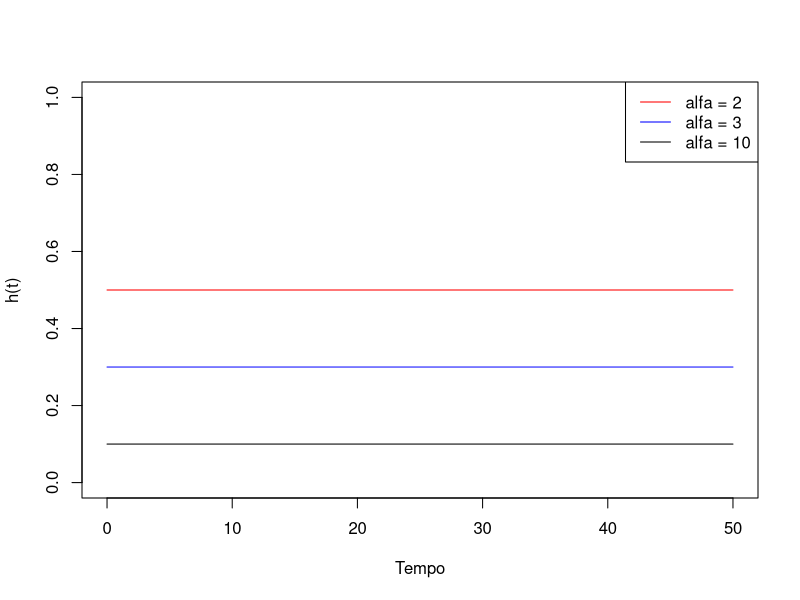
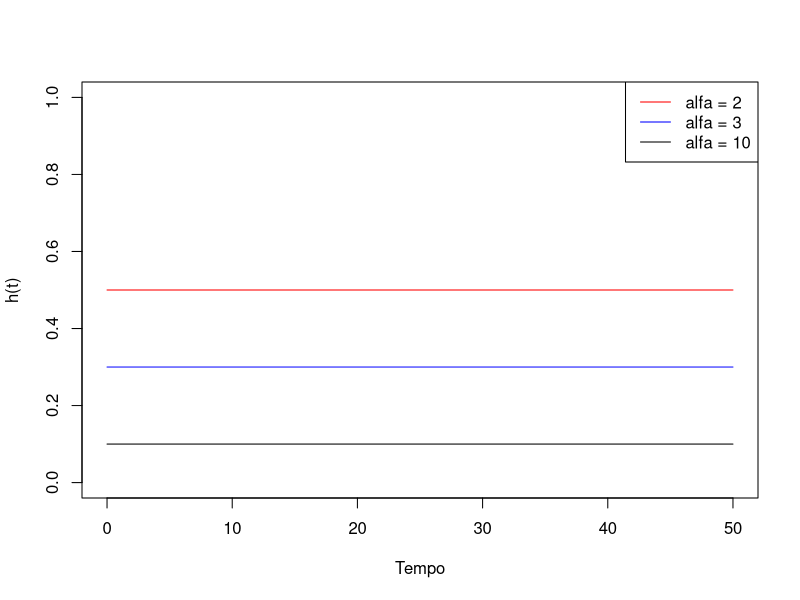
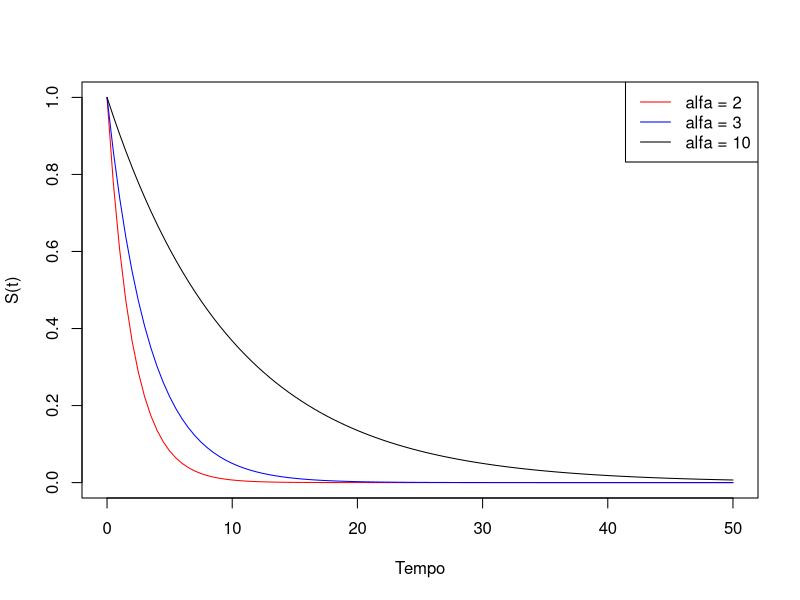
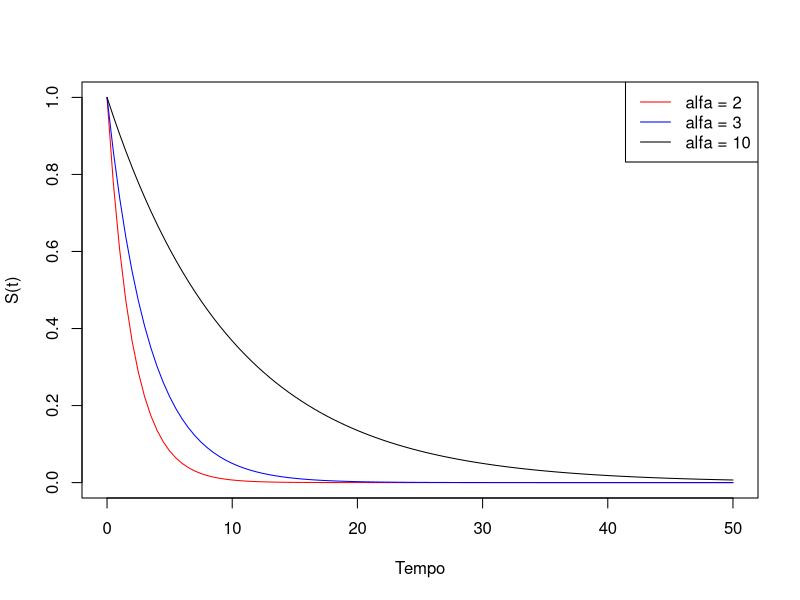
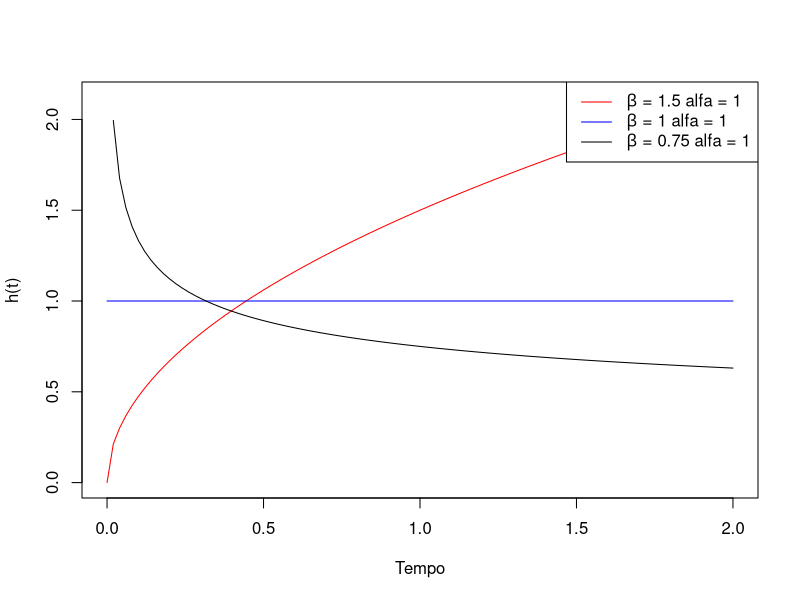
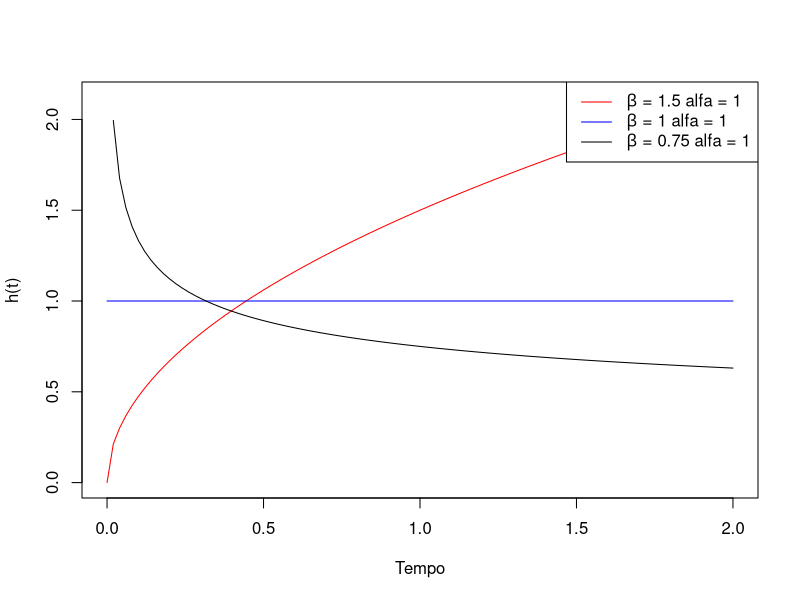
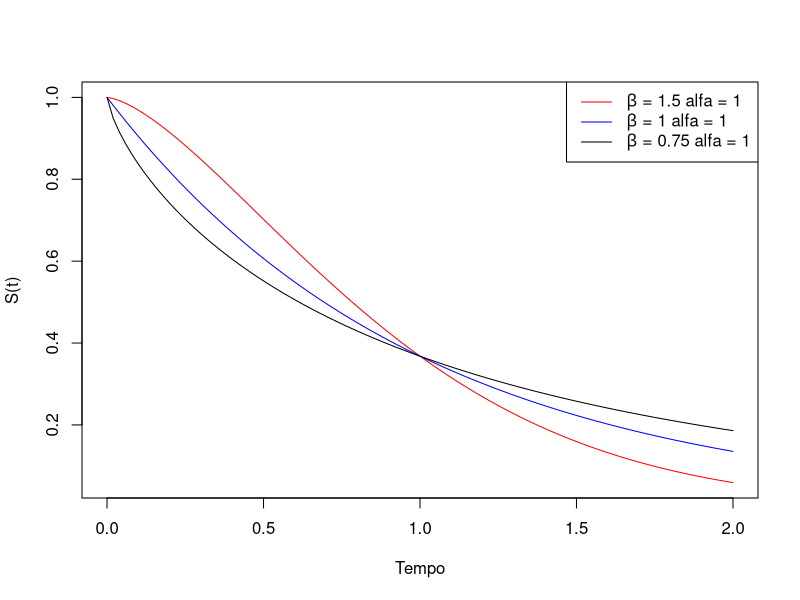
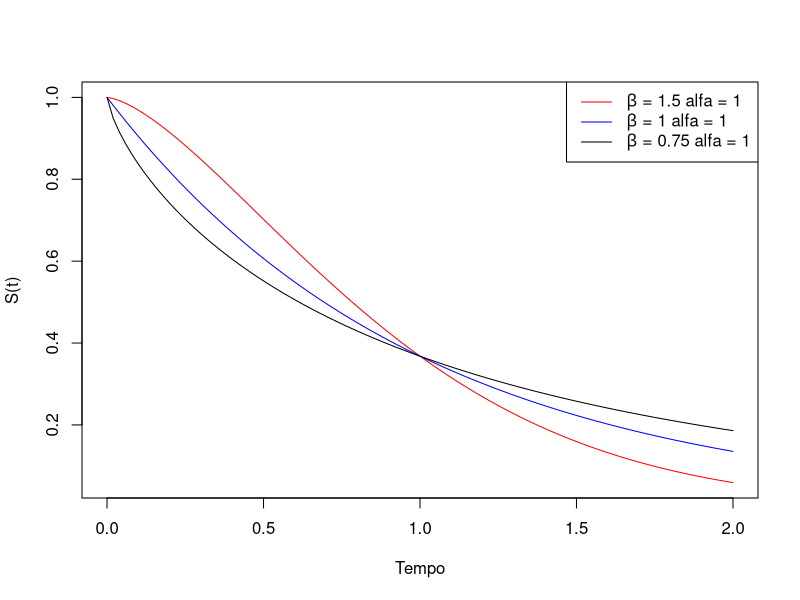

Generate these figures, in order, with R:
## ---- chunk 1
#| echo: true
#| fig-width: 10
#| fig-height: 4.5
expHaz <- function(x, rate) { 
  dexp(x, rate=rate)/
    pexp(x, rate=rate, lower.tail=F)
}
curve(expHaz(x, rate=0.5), from=0, to=50,
      ylab="h(t)", xlab="Tempo", 
      col="red", ylim=c(0,1))
curve(expHaz(x, rate=0.3), from=0, to=50, 
      ylab="h(t)", xlab="Tempo",
      col="blue", add = T)
curve(expHaz(x, rate=0.1), from=0, to=50,
      ylab="h(t)", xlab="Tempo", 
      col="black", add=T)
legend("topright", 
       legend = c(expression(paste(alfa, " = ", 2)),
                  expression(paste(alfa, " = ", 3)),
                  expression(paste(alfa, " = ", 10))),
                   lty=1, col = c("red","blue","black"))
## ---- chunk 2
#| echo: false
#| fig-width: 10
#| fig-height: 4.5
expHaz <- function(x, rate) { 
  dexp(x, rate=rate)/
    pexp(x, rate=rate, lower.tail=F)
}
curve(expHaz(x, rate=0.5), from=0, to=50,
      ylab="h(t)", xlab="Tempo", 
      col="red", ylim=c(0,1))
curve(expHaz(x, rate=0.3), from=0, to=50, 
      ylab="h(t)", xlab="Tempo",
      col="blue", add = T)
curve(expHaz(x, rate=0.1), from=0, to=50,
      ylab="h(t)", xlab="Tempo", 
      col="black", add=T)
legend("topright", 
       legend = c(expression(paste(alfa, " = ", 2)),
                  expression(paste(alfa, " = ", 3)),
                  expression(paste(alfa, " = ", 10))),
                   lty=1, col = c("red","blue","black"))
## ---- chunk 3
#| echo: true
#| fig-width: 10
#| fig-height: 4.5
expSurv <- function(x, rate) { 
  pexp(x, rate=rate, lower.tail=F)
}
curve(expSurv(x, rate=0.5), from=0, to=50,
      ylab="S(t)", xlab="Tempo", col="red")
curve(expSurv(x, rate=0.3), from=0, to=50,
      ylab="S(t)", xlab="Tempo", col="blue", add=T)
curve(expSurv(x, rate=0.1), from=0, to=50,
      ylab="S(t)", xlab="Tempo", col="black", add=T)
legend("topright", 
       legend = c(expression(paste(alfa, " = ", 2)),
                  expression(paste(alfa, " = ", 3)),
                  expression(paste(alfa, " = ", 10))),
       lty=1, col = c("red","blue","black"))
## ---- chunk 4
#| echo: false
#| fig-width: 10
#| fig-height: 4.5
expSurv <- function(x, rate) { 
  pexp(x, rate=rate, lower.tail=F)
}
curve(expSurv(x, rate=0.5), from=0, to=50,
      ylab="S(t)", xlab="Tempo", col="red")
curve(expSurv(x, rate=0.3), from=0, to=50,
      ylab="S(t)", xlab="Tempo", col="blue", add=T)
curve(expSurv(x, rate=0.1), from=0, to=50,
      ylab="S(t)", xlab="Tempo", col="black", add=T)
legend("topright", 
       legend = c(expression(paste(alfa, " = ", 2)),
                  expression(paste(alfa, " = ", 3)),
                  expression(paste(alfa, " = ", 10))),
       lty=1, col = c("red","blue","black"))
## ---- chunk 5
#| echo: true
#| fig-width: 10
#| fig-height: 4.5
weibHaz <- function(x, shape, scale) { 
  dweibull(x, shape=shape, scale=scale)/
  pweibull(x, shape=shape, scale=scale,
           lower.tail=F)
}
curve(weibHaz(x, shape=1.5, scale=1), 
      from=0, to=2,
      ylab="h(t)", xlab="Tempo", col="red")
curve(weibHaz(x, shape=1, scale=1), 
      from=0, to=2, 
      ylab="h(t)", xlab="Tempo", col="blue", 
      add = T)
curve(weibHaz(x, shape=0.75, scale=1), 
      from=0, to=2,
      ylab="h(t)", xlab="Tempo", col="black", 
      add=T)
legend("topright", 
   legend = c(expression(paste(beta, " = ", 1.5," ",
                                   alfa, " = ", 1)),
              expression(paste(beta, " = ", 1," ",
                                    alfa, " = ", 1)),
              expression(paste(beta, " = ", 0.75," ",
                                    alfa, " = ", 1))),
       lty=1, col = c("red","blue","black"))
## ---- chunk 6
#| echo: false
#| fig-width: 10
#| fig-height: 4.5
weibHaz <- function(x, shape, scale) { 
  dweibull(x, shape=shape, scale=scale)/
  pweibull(x, shape=shape, scale=scale,
           lower.tail=F)
}
curve(weibHaz(x, shape=1.5, scale=1), 
      from=0, to=2,
      ylab="h(t)", xlab="Tempo", col="red")
curve(weibHaz(x, shape=1, scale=1), 
      from=0, to=2, 
      ylab="h(t)", xlab="Tempo", col="blue", 
      add = T)
curve(weibHaz(x, shape=0.75, scale=1), 
      from=0, to=2,
      ylab="h(t)", xlab="Tempo", col="black", 
      add=T)
legend("topright", 
   legend = c(expression(paste(beta, " = ", 1.5," ",
                                   alfa, " = ", 1)),
              expression(paste(beta, " = ", 1," ",
                                    alfa, " = ", 1)),
              expression(paste(beta, " = ", 0.75," ",
                                    alfa, " = ", 1))),
       lty=1, col = c("red","blue","black"))
## ---- chunk 7
#| echo: true
#| fig-width: 10
#| fig-height: 4.5
weibSurv <- function(x, shape, scale) {
  pweibull(x, shape=shape, scale=scale,
           lower.tail=F)
}
curve(weibSurv(x, shape=1.5, scale=1), from=0, to=2,
      ylab="S(t)", xlab="Tempo", col="red")
curve(weibSurv(x, shape=1, scale=1), from=0, to=2,
      ylab="S(t)", xlab="Tempo", col="blue", add=T)
curve(weibSurv(x, shape=0.75, scale=1), from=0, to=2,
      ylab="S(t)", xlab="Tempo", col="black", add=T)
legend("topright", 
       legend = c(expression(paste(beta, " = ", 1.5," ",
                                       alfa, " = ", 1)),                                    expression(paste(beta, " = ", 1," ",
                                       alfa, " = ", 1)),
         expression(paste(beta, " = ", 0.75," ",
                                      alfa, " = ", 1))),
       lty=1, col = c("red","blue","black"))
## ---- chunk 8
#| echo: false
#| fig-width: 10
#| fig-height: 4.5
weibSurv <- function(x, shape, scale) {
  pweibull(x, shape=shape, scale=scale,
           lower.tail=F)
}
curve(weibSurv(x, shape=1.5, scale=1), from=0, to=2,
      ylab="S(t)", xlab="Tempo", col="red")
curve(weibSurv(x, shape=1, scale=1), from=0, to=2,
      ylab="S(t)", xlab="Tempo", col="blue", add=T)
curve(weibSurv(x, shape=0.75, scale=1), from=0, to=2,
      ylab="S(t)", xlab="Tempo", col="black", add=T)
legend("topright", 
       legend = c(expression(paste(beta, " = ", 1.5," ",
                                       alfa, " = ", 1)),                                    expression(paste(beta, " = ", 1," ",
                                       alfa, " = ", 1)),
         expression(paste(beta, " = ", 0.75," ",
                                      alfa, " = ", 1))),
       lty=1, col = c("red","blue","black"))
## ---- chunk 9
#| echo: true
#| fig-width: 10
#| fig-height: 4.5
logHaz <- function(x, meanlog, sdlog) {
  dlnorm(x, meanlog=meanlog, sdlog=sdlog)/
  plnorm(x, meanlog=meanlog, sdlog=sdlog, 
         lower.tail=F)
}
curve(logHaz(x, meanlog=0, sdlog=0.5), from=0, to=log(80),
      ylab="h(t)", xlab="log(Tempo)", 
      col="red", ylim=c(0,3.0))
curve(logHaz(x, meanlog=1, sdlog=0.7), from=0, to=log(80),
      ylab="h(t)", xlab="Log(Tempo)", 
      col="blue", add=T)
curve(logHaz(x, meanlog=1, sdlog=1.0), from=0, to=log(80),
      ylab="h(t)", xlab="Log(Tempo)", 
      col="black", add=T)
legend("topright", c("lnorm(0,0.5)", "lnorm(1,0.7)", 
                     "lnorm(1,1)"), lty=1, 
       col = c("red","blue","black"))
## ---- chunk 10
#| echo: false
#| fig-width: 10
#| fig-height: 4.5
logHaz <- function(x, meanlog, sdlog) {
  dlnorm(x, meanlog=meanlog, sdlog=sdlog)/
  plnorm(x, meanlog=meanlog, sdlog=sdlog, 
         lower.tail=F)
}
curve(logHaz(x, meanlog=0, sdlog=0.5), from=0, to=log(80),
      ylab="h(t)", xlab="log(Tempo)", 
      col="red", ylim=c(0,3.0))
curve(logHaz(x, meanlog=1, sdlog=0.7), from=0, to=log(80),
      ylab="h(t)", xlab="Log(Tempo)", 
      col="blue", add=T)
curve(logHaz(x, meanlog=1, sdlog=1.0), from=0, to=log(80),
      ylab="h(t)", xlab="Log(Tempo)", 
      col="black", add=T)
legend("topright", c("lnorm(0,0.5)", "lnorm(1,0.7)", 
                     "lnorm(1,1)"), lty=1, 
       col = c("red","blue","black"))
## ---- chunk 11
#| echo: true
#| fig-width: 10
#| fig-height: 4.5
logSurv <- function(x, meanlog, sdlog) {
  plnorm(x, meanlog=meanlog, sdlog=sdlog, 
         lower.tail=F)
}
curve(logSurv(x, meanlog=0, sdlog=0.5), 
      from=0, to=log(80),
      ylab="S(t)", xlab="Log(Tempo)",
      col="red")
curve(logSurv(x, meanlog=1, sdlog=0.7), 
      from=0, to=log(80),
      ylab="S(t)", xlab="Log(Tempo)", 
      col="blue", add=T)
curve(logSurv(x, meanlog=1, sdlog=1.0),
      from=0, to=log(80),
      ylab="S(t)", xlab="Log(Tempo)",
      col="black", add=T)
legend("topright", c("lnorm(0,0.5)", 
                     "lnorm(1,0.7)", 
                     "lnorm(1,1)"),
       lty=1, col = c("red","blue","black"))
## ---- chunk 12
#| echo: false
#| fig-width: 10
#| fig-height: 4.5
logSurv <- function(x, meanlog, sdlog) {
  plnorm(x, meanlog=meanlog, sdlog=sdlog, 
         lower.tail=F)
}
curve(logSurv(x, meanlog=0, sdlog=0.5), 
      from=0, to=log(80),
      ylab="S(t)", xlab="Log(Tempo)",
      col="red")
curve(logSurv(x, meanlog=1, sdlog=0.7), 
      from=0, to=log(80),
      ylab="S(t)", xlab="Log(Tempo)", 
      col="blue", add=T)
curve(logSurv(x, meanlog=1, sdlog=1.0),
      from=0, to=log(80),
      ylab="S(t)", xlab="Log(Tempo)",
      col="black", add=T)
legend("topright", c("lnorm(0,0.5)", 
                     "lnorm(1,0.7)", 
                     "lnorm(1,1)"),
       lty=1, col = c("red","blue","black"))
## ---- chunk 13
#| echo: true
#| fig-width: 10
#| fig-height: 4.5

llogisHaz <- function(x, alfa, beta) {
  haz <- beta/alfa*(x/alfa)^(beta-1)/(1+(x/alfa)^beta)  
}
curve(llogisHaz(x, alfa=1, beta=0.5), from=0, to=log(80),
      ylab="h(t)", xlab="Log(Tempo)", col="red")
curve(llogisHaz(x, alfa=1., beta=1), from=0, to=log(80),
      ylab="h(t)", xlab="Log(Tempo)", col="blue", add=T)
curve(llogisHaz(x, alfa=1., beta=3), from=0, to=log(80),
      ylab="h(t)", xlab="Log(Tempo)", col="black", add=T)
legend("topright", c("llogis(1, 0.5)", "llogis(1,1)",
                     "llogis(1,3)"),
       lty=1, col = c("red","blue","black"))
## ---- chunk 14
#| echo: false
#| fig-width: 10
#| fig-height: 4.5

llogisHaz <- function(x, alfa, beta) {
  haz <- beta/alfa*(x/alfa)^(beta-1)/(1+(x/alfa)^beta)  
}
curve(llogisHaz(x, alfa=1, beta=0.5), from=0, to=log(80),
      ylab="h(t)", xlab="Log(Tempo)", col="red")
curve(llogisHaz(x, alfa=1., beta=1), from=0, to=log(80),
      ylab="h(t)", xlab="Log(Tempo)", col="blue", add=T)
curve(llogisHaz(x, alfa=1., beta=3), from=0, to=log(80),
      ylab="h(t)", xlab="Log(Tempo)", col="black", add=T)
legend("topright", c("llogis(1, 0.5)", "llogis(1,1)",
                     "llogis(1,3)"),
       lty=1, col = c("red","blue","black"))
## ---- chunk 15
#| echo: true
#| fig-width: 10
#| fig-height: 4.5

llogisSurv <- function(x, alfa, beta) {
          surv <- 1/(1+(x/alfa)^beta)  
}
curve(llogisSurv(x, alfa=1, beta=0.5), 
      from=0, to=log(80),
      ylab="S(t)", xlab="Log(Tempo)", 
      col="red", ylim=c(0,1))
curve(llogisSurv(x, alfa=1, beta=1), 
      from=0, to=log(80),
      ylab="S(t)", xlab="Log(Tempo)", 
      col="blue", add=T)
curve(llogisSurv(x, alfa=1, beta=3), 
      from=0, to=log(80),
      ylab="S(t)", xlab="Log(Tempo)", 
      col="black", add=T)
legend("topright", c("llogis(1, 0.5)", 
                     "llogis(1,1)", 
                     "llogis(1,3)"),
       lty=1, col = c("red","blue","black"))
## ---- chunk 16
#| echo: false
#| fig-width: 10
#| fig-height: 4.5

llogisSurv <- function(x, alfa, beta) {
          surv <- 1/(1+(x/alfa)^beta)  
}
curve(llogisSurv(x, alfa=1, beta=0.5), 
      from=0, to=log(80),
      ylab="S(t)", xlab="Log(Tempo)", 
      col="red", ylim=c(0,1))
curve(llogisSurv(x, alfa=1, beta=1), 
      from=0, to=log(80),
      ylab="S(t)", xlab="Log(Tempo)", 
      col="blue", add=T)
curve(llogisSurv(x, alfa=1, beta=3), 
      from=0, to=log(80),
      ylab="S(t)", xlab="Log(Tempo)", 
      col="black", add=T)
legend("topright", c("llogis(1, 0.5)", 
                     "llogis(1,1)", 
                     "llogis(1,3)"),
       lty=1, col = c("red","blue","black"))
